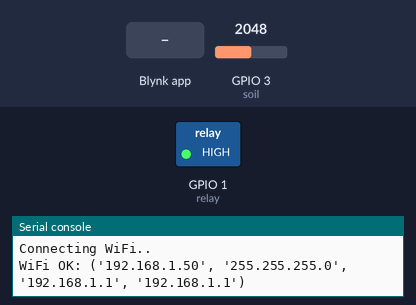
The program below on a simulated ESP32 board running MicroPython. On the bench: switched loads named in the program (green lamp = pin HIGH), the last lines printed to the serial console. The test bench sets the inputs (shaded band); at power-on: GPIO 3 (soil) = 2048 (analog values on the 0–4095 scale). WiFi joins after 1.5 s; no MQTT or app messages arrive unless stated; the clock reads 2024-03-15 10:24:30 at power-on unless the program sets it.

Above: at 5.2 s.
5.3 s: Blynk app writes 1 to V1
At 6.1 s:
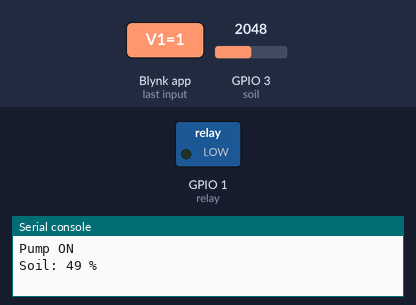
6.8 s: Blynk app writes 0 to V1
At 7.2 s:
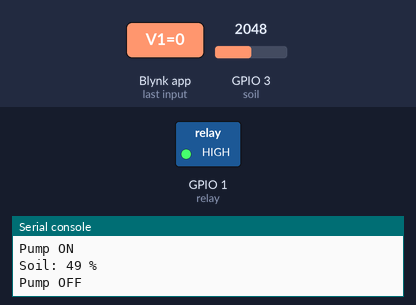
Timing chart, 0 to 9.8 s (numbered marks = the images above; inputs shaded):
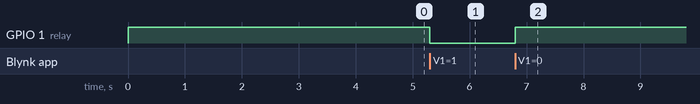

The program:

main.py
```python
'''Copyright (c) 2026 Kritish Mohapatra'''

import network
import time
from machine import Pin, ADC
import BlynkLib

# 🔑 Blynk
BLYNK_AUTH = "auth"

# 🌐 WiFi
WIFI_SSID = "kritish"
WIFI_PASS = "@pass"

# 📍 Pins
SOIL_PIN  = 3   # ADC
RELAY_PIN = 1   # Relay (active LOW)

# 🌱 Soil ADC setup
soil = ADC(Pin(SOIL_PIN))
soil.atten(ADC.ATTN_11DB)      # 0–3.3V
soil.width(ADC.WIDTH_12BIT)    # 0–4095

# 💧 Relay setup
relay = Pin(RELAY_PIN, Pin.OUT)
relay.on()   # Pump OFF initially

# 🌐 WiFi connect (safe)
wifi = network.WLAN(network.STA_IF)
wifi.active(False)
time.sleep(1)
wifi.active(True)
time.sleep(1)
wifi.connect(WIFI_SSID, WIFI_PASS)

print("Connecting WiFi", end="")
t0 = time.time()
while not wifi.isconnected():
    print(".", end="")
    time.sleep(1)
    if time.time() - t0 > 20:
        print("\nWiFi failed")
        break

if wifi.isconnected():
    print("\nWiFi OK:", wifi.ifconfig())

# 📲 Blynk init
blynk = BlynkLib.Blynk(BLYNK_AUTH, insecure=True)

# 🔘 Manual Pump Control (V1)
@blynk.on("V1")
def pump_control(value):
    if int(value[0]) == 1:
        relay.off()   # Pump ON
        print("Pump ON")
    else:
        relay.on()    # Pump OFF
        print("Pump OFF")

# 📊 Read soil & send to Blynk
def read_soil():
    raw = soil.read()  # 0–4095
    moisture = int((4095 - raw) * 100 / 4095)
    moisture = max(0, min(100, moisture))
    print("Soil:", moisture, "%")
    blynk.virtual_write(5, moisture)

# 🔁 Main loop
last = time.ticks_ms()
while True:
    if wifi.isconnected():
        blynk.run()

    if time.ticks_diff(time.ticks_ms(), last) > 2000:
        read_soil()
        last = time.ticks_ms()
```

Measured:
- after the input at 5.3 s, GPIO 1 (relay): HIGH → LOW at once
- after the input at 6.8 s, GPIO 1 (relay): LOW → HIGH at once
